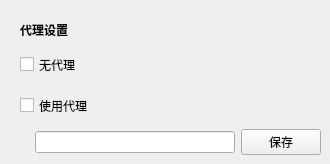
                        <widget class="QWidget" name="page_13">
                            <widget class="QWidget" name="layoutWidget_8">
                                <property name="geometry">
                                    <rect>
                                        <x>20</x>
                                        <y>20</y>
                                        <width>301</width>
                                        <height>135</height>
                                    </rect>
                                </property>
                                <layout class="QVBoxLayout" name="verticalLayout_8">
                                    <item>
                                        <widget class="QLabel" name="label_23">
                                            <property name="text">
                                                <string>&lt;html&gt;&lt;head/&gt;&lt;body&gt;&lt;p&gt;&lt;span style=&quot;
                                                    font-weight:700;&quot;&gt;代理设置&lt;/span&gt;&lt;/p&gt;&lt;/body&gt;&lt;/html&gt;
                                                </string>
                                            </property>
                                        </widget>
                                    </item>
                                    <item>
                                        <widget class="QCheckBox" name="proxy_no">
                                            <property name="sizePolicy">
                                                <sizepolicy hsizetype="Minimum" vsizetype="Fixed">
                                                    <horstretch>0</horstretch>
                                                    <verstretch>0</verstretch>
                                                </sizepolicy>
                                            </property>
                                            <property name="minimumSize">
                                                <size>
                                                    <width>0</width>
                                                    <height>35</height>
                                                </size>
                                            </property>
                                            <property name="toolTip">
                                                <string>必须确定有NVIDIA显卡且正确配置了CUDA环境，否则勿选</string>
                                            </property>
                                            <property name="text">
                                                <string>无代理</string>
                                            </property>
                                        </widget>
                                    </item>
                                    <item>
                                        <widget class="QCheckBox" name="proxy_use">
                                            <property name="sizePolicy">
                                                <sizepolicy hsizetype="Minimum" vsizetype="Fixed">
                                                    <horstretch>0</horstretch>
                                                    <verstretch>0</verstretch>
                                                </sizepolicy>
                                            </property>
                                            <property name="minimumSize">
                                                <size>
                                                    <width>0</width>
                                                    <height>35</height>
                                                </size>
                                            </property>
                                            <property name="toolTip">
                                                <string>必须确定有NVIDIA显卡且正确配置了CUDA环境，否则勿选</string>
                                            </property>
                                            <property name="text">
                                                <string>使用代理</string>
                                            </property>
                                        </widget>
                                    </item>
                                    <item>
                                        <layout class="QHBoxLayout" name="horizontalLayout_18">
                                            <property name="leftMargin">
                                                <number>15</number>
                                            </property>
                                            <item>
                                                <widget class="QLineEdit" name="proxy"/>
                                            </item>
                                            <item>
                                                <widget class="QPushButton" name="change_dir_14">
                                                    <property name="text">
                                                        <string>保存</string>
                                                    </property>
                                                </widget>
                                            </item>
                                        </layout>
                                    </item>
                                </layout>
                            </widget>
                        </widget>
